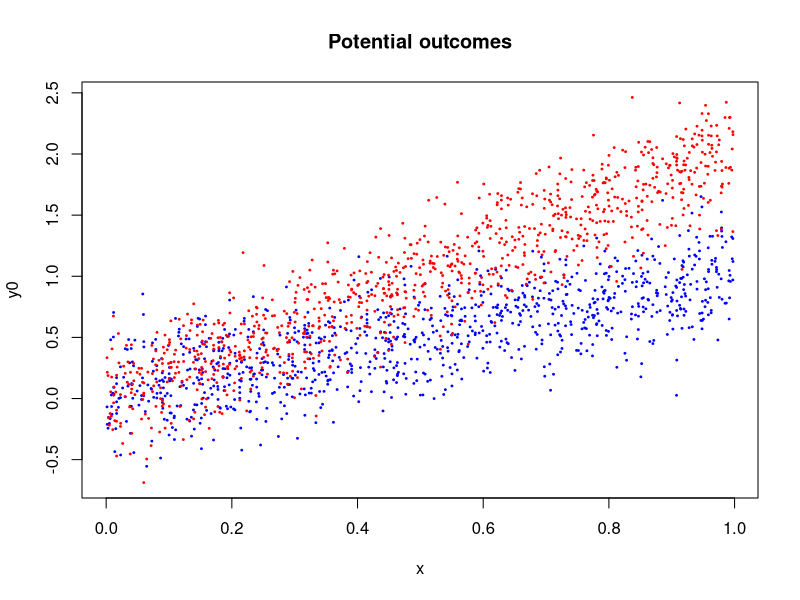
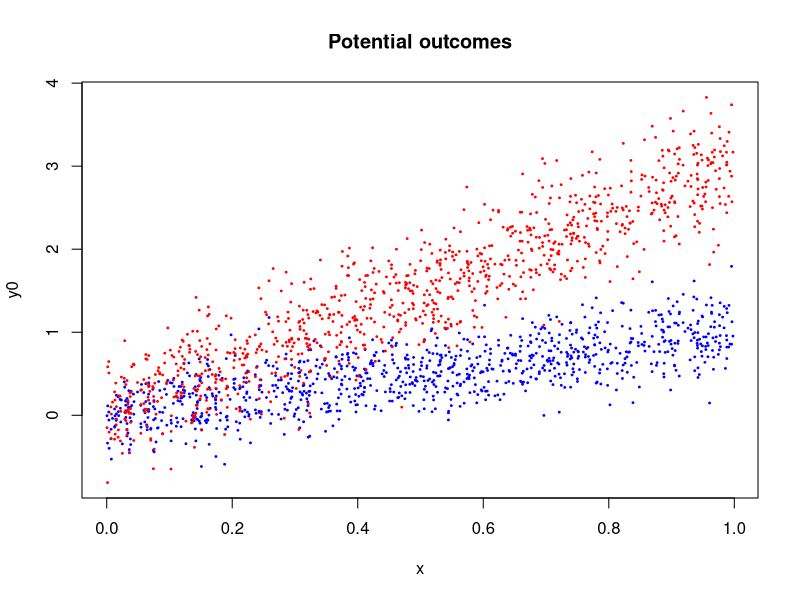
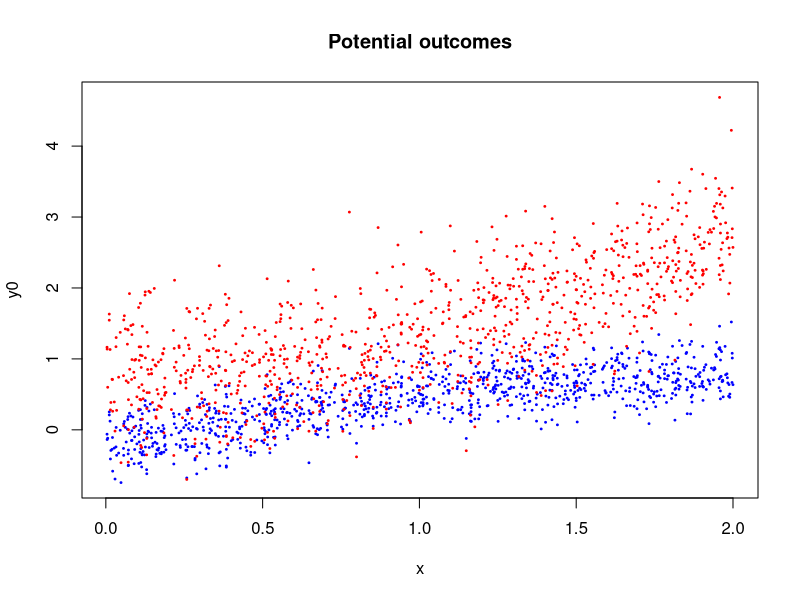
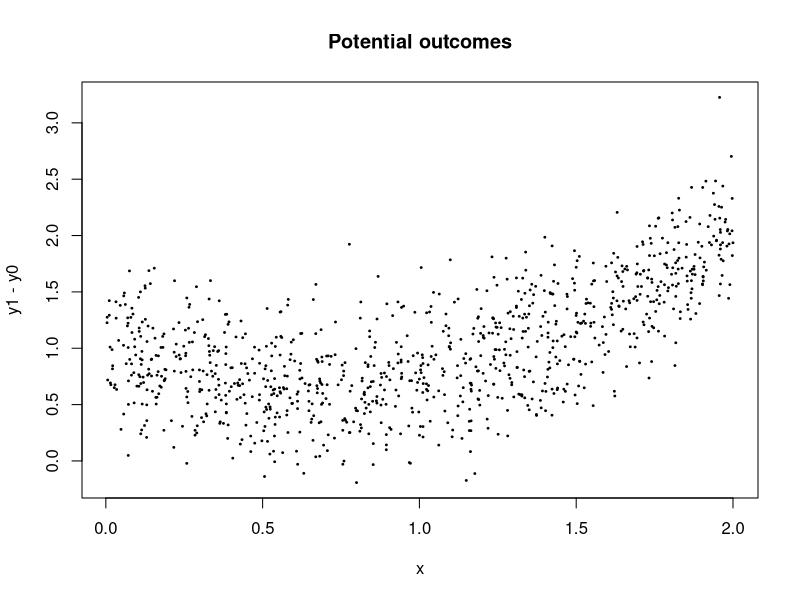
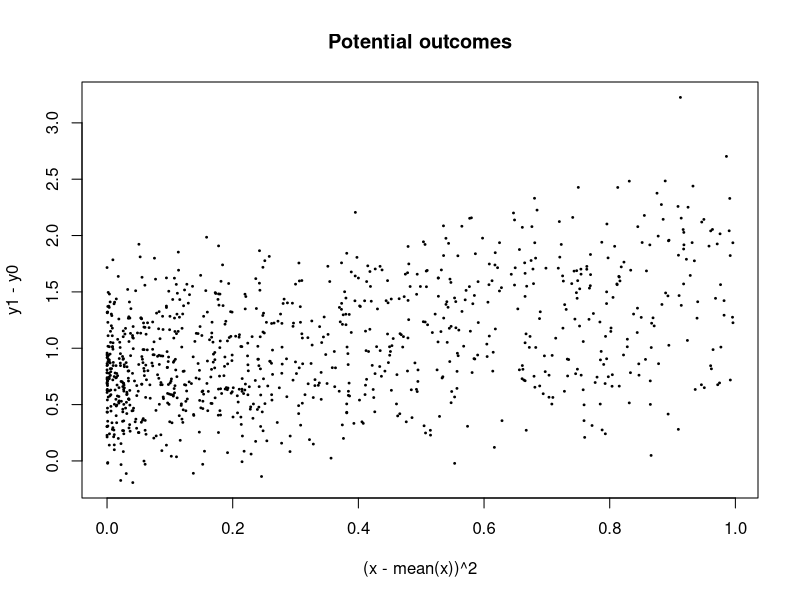

These charts were generated, in order, by the following R code: (Note: this script raises an error after producing the figures.)
#### unbiased 


N <- 1000
x <- runif(N, 0, 1)
y0 <- x + .25*rnorm(N)
y1 <- x*2 + .25*rnorm(N)
index <- 1:N
potcov <- data.frame(index, y1,y0,x)

plot(x, y0, col="blue", pch=19, 
     cex=.25, ylim=range(c(y1,y0)),
     main="Potential outcomes")
points(x, y1, col="red", pch=19, cex=.25)



####

#### correlated potential outcomes


N <- 1000
x <- runif(N, 0, 1)
y0 <- x + .25*rnorm(N)
y1 <- x*2 + y0+ .25*rnorm(N)
index <- 1:N
potcov <- data.frame(index, y1,y0,x)

plot(x, y0, col="blue", pch=19, 
     cex=.25, ylim=range(c(y1,y0)),
     main="Potential outcomes")
points(x, y1, col="red", pch=19, cex=.25)



### strong covariance between covariate and unit-level potential outcomes

N <- 1000
x <- runif(N, 0, 2)
y0 <- .5*x - .25*(x-mean(x))^2 +.25*rnorm(N)
y1 <- 2*y0 + .25 + (x-mean(x))^2 + .25*rnorm(N)
index <- 1:N
potcov <- data.frame(index, y1,y0,x)

plot(x, y0, col="blue", pch=19, 
     cex=.25, ylim=range(c(y1,y0)),
     main="Potential outcomes")
points(x, y1, col="red", pch=19, cex=.25)



plot(x, y1-y0,  pch=19, 
     cex=.25, 
     main="Potential outcomes")


plot((x-mean(x))^2, y1-y0,  pch=19, 
     cex=.25, 
     main="Potential outcomes")

######

#########BOOTSTRAP example for covaraite adjustment




n.vec <- c(20,40,80,160,320)

nsim <- 2000

# vectors to store results
sate.hat.noadj <- sate.hat.simpadj <- sate.hat.intadj <- sate <- matrix(NA, ncol=length(n.vec), nrow=nsim)

for(j in 1:length(n.vec)){
  n <- n.vec[j]
  
  for(i in 1:nsim){
    
    # Simple random sample without replacement
    potcov.s <- potcov[potcov$index %in% sample(potcov$index, n),]
    
    sate[i,j] <- mean(potcov.s$y1 - potcov.s$y0)
    
    # Complete random assignment of treatment
    n1 <- floor(.33*n)  # you can play around with treatment allocation.
    # this is set to an imbalanced design.
    potcov.s$D <- 0
    potcov.s$D[potcov.s$index %in% sample(potcov.s$index, n1)] <- 1
    
    potcov.s$Y <- with(potcov.s, D*y1 + (1-D)*y0)
    
    # No adjustment (difference in means)
    ols.1 <- lm(Y~D, data=potcov.s)
    
    # Simple covariate adjustment
    ols.2 <- lm(Y~D+x, data=potcov.s)

    sate.hat.noadj[i,j] <- coef(ols.1)["D"]
    sate.hat.simpadj[i,j] <- coef(ols.2)["D"]
  }
}

se.sate.hat.noadj <- apply(sate.hat.noadj, 2, sd)
bias.sate.hat.noadj <- apply(sate.hat.noadj-sate, 2, mean)
std.bias.sate.hat.noadj <- bias.sate.hat.noadj/se.sate.hat.noadj

se.sate.hat.simpadj <- apply(sate.hat.simpadj, 2, sd)
bias.sate.hat.simpadj <- apply(sate.hat.simpadj-sate, 2, mean)
std.bias.sate.hat.simpadj <- bias.sate.hat.simpadj/se.sate.hat.simpadj

res.tab <- cbind(c("SE","Bias","Bias/SE","SE","Bias","Bias/SE"),
                 round(1000*rbind(   se.sate.hat.noadj,
                                     bias.sate.hat.noadj,
                                     std.bias.sate.hat.noadj,
                                     se.sate.hat.simpadj,
                                     bias.sate.hat.simpadj,
                                     std.bias.sate.hat.simpadj),0)/1000)
res.tab.out <- cbind(c("No adjustment","","",
                       "Simple adjustment","",""), res.tab)
colnames(res.tab.out) <- c("Estimator","Statistic",paste("N=",n.vec,sep=""))


res.tab.out

######




########################################


##########################################Replication of Munger (2017)

####conceptually, what is the motivation for controlling for log.followers? 
#### is there some risk of this being a ``bad control" ? 


#### The two datasets are based on different assumptions about how to treat 
### study attrition --- subjects whose accounts were deleted/suspended/unmeasured

### "standard" drops those subjects and proceeds as normal
### "conservative" 

### Explain the potential bias from using the standard assumption



###using the code from inclass_215.R, perform CEM on this data, matching
## on the anonymity, pre-treatment outcome measure, and log.followers.

### You'll have to restrict the data to just treatment 3 and the control (0)

## estimate a standard ols model with these cem weights. 



# Coarsened-Exact Matching

data$treat<-ifelse(data$treat.f == 3, 1, 0)
data_binary<-filter(data, treat == 1 | treat.f == 0)

cem_out <- matchit(
  treat ~  racism.scores.pre.2mon + log.followers + anonymity,
  data = data_binary,
  method = "cem", estimand = "ATE"
)

data_binary$cem_weights = cem_out$weights

feols(
  racism.scores.post.1wk ~ treat, weights = ~cem_weights,
  data = data_binary,  vcov = "hc1")



summary(lm(
  racism.scores.post.2wk ~ treat, weights = cem_weights,
  data = data_binary
  
))

